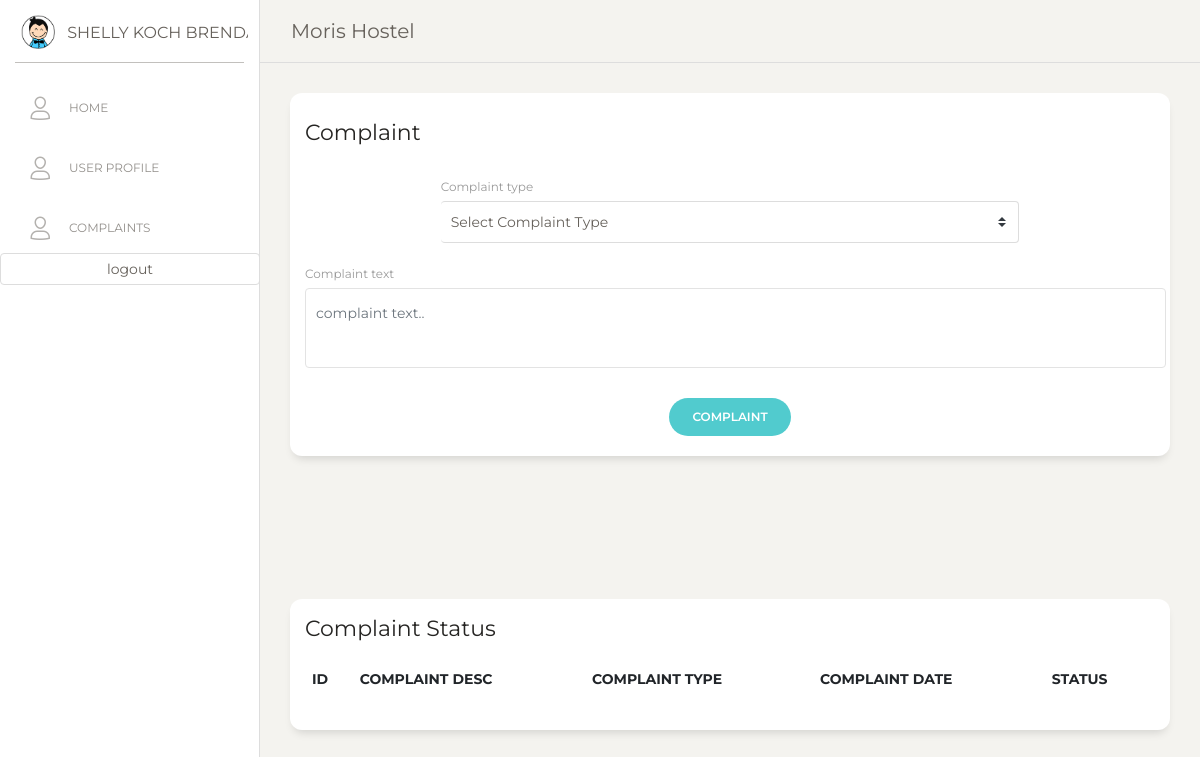
The page /complaints.php (signed in) on the database as committed earlier.
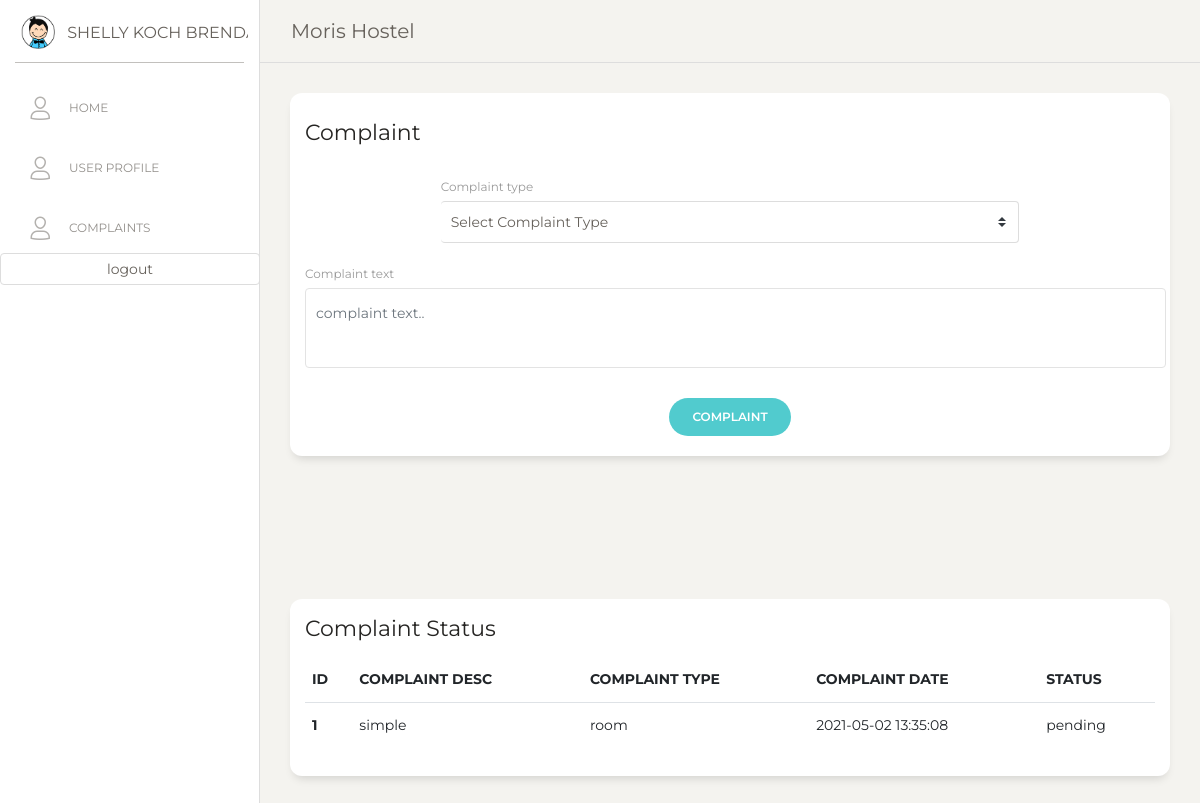
The same page on the database as committed later.
### tables this page shows
CREATE TABLE `complaints` (
  `Complaint_Id` int NOT NULL AUTO_INCREMENT,
  `Complaint_Desc` varchar(255) NOT NULL,
  `Complaint_type` varchar(255) NOT NULL,
  `Complaint_date` timestamp NOT NULL DEFAULT CURRENT_TIMESTAMP ON UPDATE CURRENT_TIMESTAMP,
  `C_id` int NOT NULL,
  `Staff_Id` int DEFAULT NULL,
  `status` varchar(255) NOT NULL,
  PRIMARY KEY (`Complaint_Id`)
);

### complaints.php (the view, shortened to what the changed rows need)
<?php
include 'connection.php';
$sql = "SELECT * FROM clients WHERE c_e_mail='" . $_SESSION['email'] . "'";
$result = mysqli_query($conn, $sql);
$row = mysqli_fetch_assoc($result);
$cid=$row['c_id'];
?>
<!DOCTYPE html>
<html lang="en">
<head>
  <link href="https://maxcdn.bootstrapcdn.com/font-awesome/latest/css/font-awesome.min.css" rel="stylesheet">
  <link href="./assets/css/bootstrap.min.css" rel="stylesheet" />
  <link href="./assets/css/paper-dashboard.css?v=2.0.1" rel="stylesheet" />
  <link href="./assets/demo/demo.css" rel="stylesheet" />
  <link rel="stylesheet" href="https://cdn.datatables.net/1.10.23/css/dataTables.bootstrap4.min.css">
</head>
<body class="">
  <div class="wrapper ">
    <div class="main-panel">
      <div class="content">
                <div class="row">
                    <div class="col-lg-12">
                        <div class="card">
                            <div class="card-body">
                                <div class="table-responsive">
                                    <table class="table table-centered table-nowrap table-hover mb-0" id="complaintstatus">
                                        <thead>
                                            <tr>
                                                <th>ID</th>
                                                <th>Complaint DESC</th>
                                                <th>Complaint Type</th>
                                                <th>Complaint Date</th>
                                                <th>Status</th>
                                            </tr>
                                        </thead>
                                        <tbody>
                                            <?php $sql = "SELECT * FROM `complaints` where C_id='$cid'";
                                            $result = mysqli_query($conn, $sql);
                                            $i=1;
                                            while ($data = mysqli_fetch_assoc($result)) { ?>
                                                <tr>
                                                    <th><?php echo $i;?></th>
                                                    <td><?php echo $data['Complaint_Desc'] ?></td>
                                                    <td><?php echo $data['Complaint_type'] ?></td>
                                                    <td><?php echo $data['Complaint_date'] ?></td>
                                                    <td><?php echo $data['status'] ?></td>
                                                </tr>
                                            <?php
                                            $i++;
                                        } ?>
                                        </tbody>
                                    </table>
                                </div>
                            </div>
                        </div>
                    </div>
                </div>
            </div>
    </div>
  </div>
</body>
</html>

Rows that differ between the two databases and show on the page:
added complaints: Complaint_Desc "simple", Complaint_type "room", Complaint_date "2021-05-02 13:35:08", status "pending"
